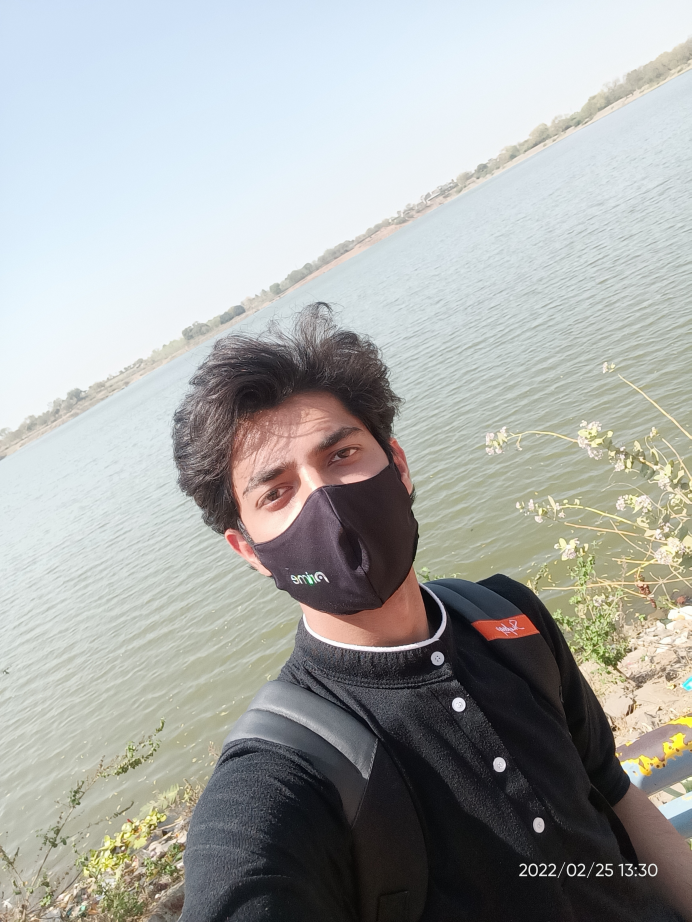
#> input picture Image to Pencil Sketch with Python./Yadish.jpg, 3456 x 4608 px (shown at 1/5 size)
$ jupyter execute 'Image to Pencil Sketch with Python.ipynb'
#> lines starting #> are read from the running program, lines starting #| are printed output that depends on the picture
# Image to Pencil Sketch with Python

August-22 <br>
Author - Yadish Shaikh

### Importing Libraries

[cell 1]
import cv2
import matplotlib.pyplot as plt
plt.style.use('seaborn')
img = cv2.imread("Yadish.jpg")
#> img is the input picture: shape (4608, 3456, 3); mean B, G, R 167.7, 170.2, 168.3
img = cv2.cvtColor(img,cv2.COLOR_BGR2RGB)
plt.figure(figsize=(8,8))
plt.imshow(img)
plt.axis("off")
plt.title("Yadish.jpg")
plt.show()

[cell 2]
img_gray = cv2.cvtColor(img, cv2.COLOR_BGR2GRAY)
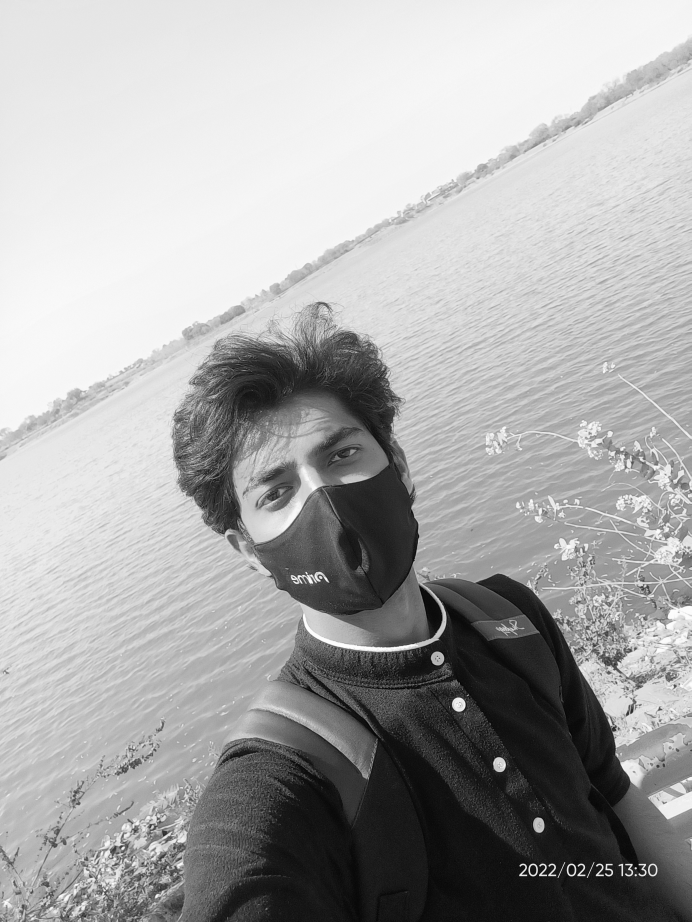
#> img_gray: shape (4608, 3456) (shown at 1/5 size); min 0, max 255, mean 169.2
plt.figure(figsize=(8,8))
plt.imshow(img_gray,cmap="gray")
plt.axis("off")
plt.title("GrayScale Image")
plt.show()

[cell 3]
img_invert = cv2.bitwise_not(img_gray)
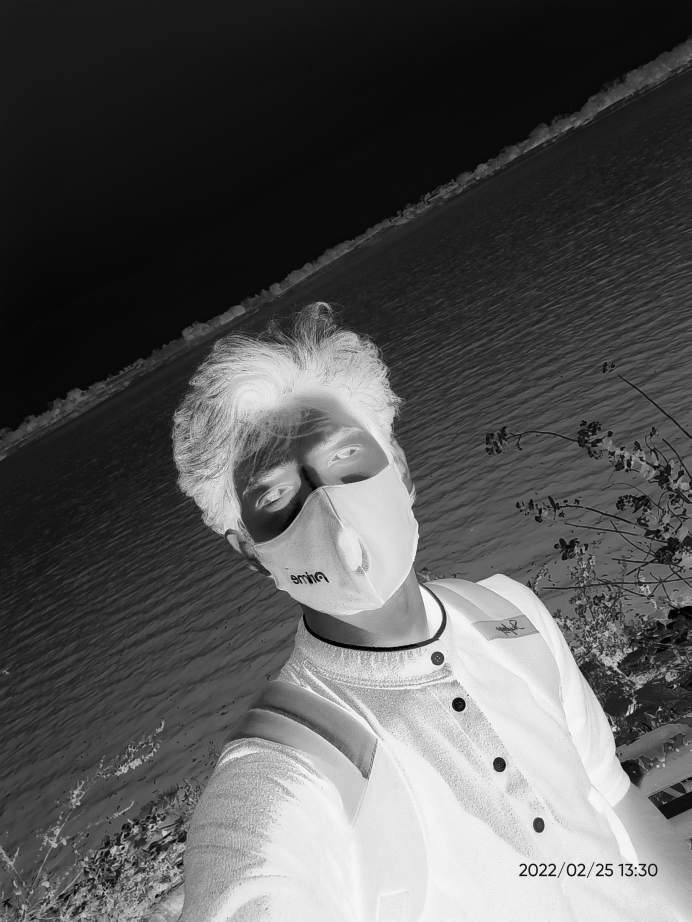
#> img_invert: shape (4608, 3456) (shown at 1/5 size); min 0, max 255, mean 85.8
plt.figure(figsize=(8,8))
plt.imshow(img_invert,cmap="gray")
plt.axis("off")
plt.title("Inverted Image")
plt.show()

[cell 4]
img_smoothing = cv2.GaussianBlur(img_invert, (21, 21),sigmaX=0, sigmaY=0)
plt.figure(figsize=(8,8))
plt.imshow(img_smoothing,cmap="gray")
plt.axis("off")
plt.title("Smoothen Image")
plt.show()

[cell 5]
final = cv2.divide(img_gray, 120 - img_smoothing, scale=313)
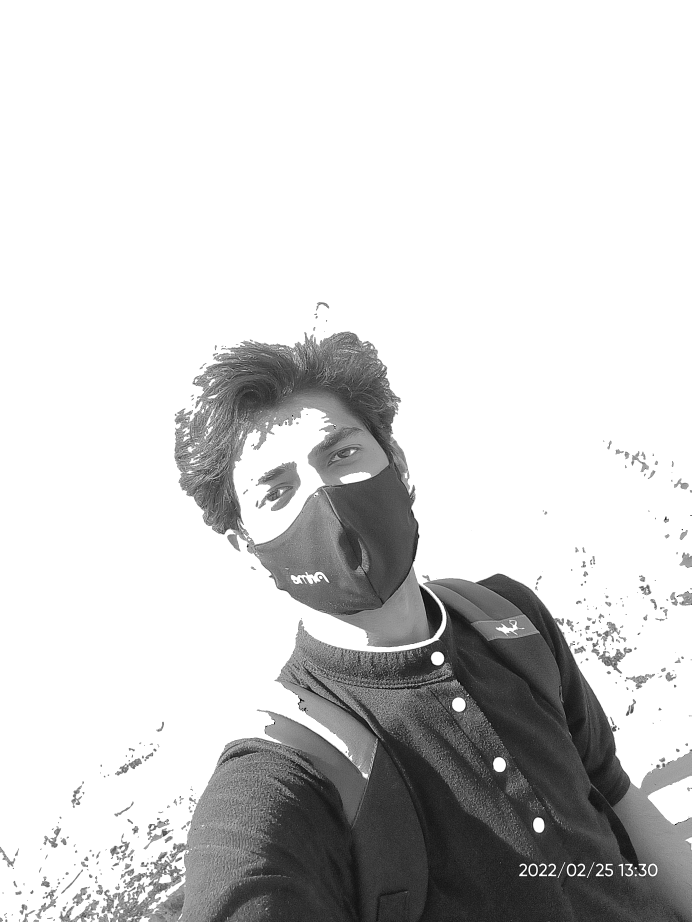
#> final: shape (4608, 3456) (shown at 1/5 size); min 0, max 255, mean 208.9
plt.figure(figsize=(8,8))
plt.imshow(final,cmap="gray")
plt.axis("off")
plt.title("Final Sketch Image")
plt.show()

[cell 6]
plt.figure(figsize=(20,20))
plt.subplot(1,5,1)
plt.imshow(img)
plt.axis("off")
plt.title("Original Image")
plt.subplot(1,5,2)
plt.imshow(img_gray,cmap="gray")
plt.axis("off")
plt.title("GrayScale Image")
plt.subplot(1,5,3)
plt.imshow(img_invert,cmap="gray")
plt.axis("off")
plt.title("Inverted Image")
plt.subplot(1,5,4)
plt.imshow(img_smoothing,cmap="gray")
plt.axis("off")
plt.title("Smoothen Image")
plt.subplot(1,5,5)
plt.imshow(final,cmap="gray")
plt.axis("off")
plt.title("Final Sketch Image")
plt.show()
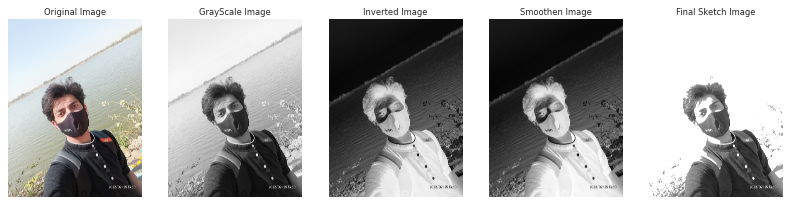
#> figure drawn by matplotlib, 5 panels
